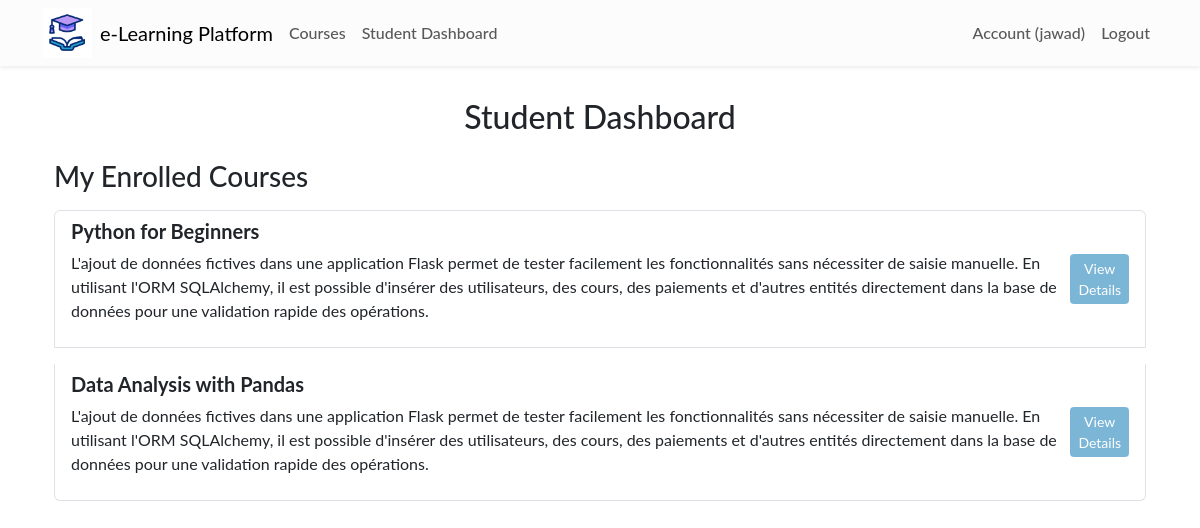
/courses/student/dashboard (signed in), run on the app's committed database.
### app/models.py (models this page shows, shortened)
class User(db.Model, UserMixin):
    id = db.Column(db.Integer, primary_key=True)
    name = db.Column(db.String(50), nullable=False)
    email = db.Column(db.String(120), unique=True, nullable=False)
    role = db.Column(db.String(10))  # 'student' or 'instructor'
    password_hash = db.Column(db.String(128), nullable=False)
    created_at = db.Column(db.DateTime, default=datetime.utcnow)
    lesson_completions = db.relationship('LessonCompletion', back_populates='student', cascade="all, delete-orphan")

class Enrollment(db.Model):
    id = db.Column(db.Integer, primary_key=True)
    student_id = db.Column(db.Integer, db.ForeignKey('user.id'), nullable=False)
    course_id = db.Column(db.Integer, db.ForeignKey('course.id'), nullable=False)
    enrollment_date = db.Column(db.DateTime, default=datetime.utcnow)
    student = db.relationship('User', backref='enrollments', lazy=True)
    course = db.relationship('Course', backref='enrollments', lazy=True)

class Course(db.Model):
    id = db.Column(db.Integer, primary_key=True)
    title = db.Column(db.String(100), nullable=False)
    description = db.Column(db.Text, nullable=False)
    courseImage =db.Column(db.String(50), nullable=False, default='default.jpg')
    price = db.Column(db.Float, nullable=False)
    teacher_id = db.Column(db.Integer, db.ForeignKey('user.id'), nullable=False)
    created_at = db.Column(db.DateTime, default=datetime.utcnow)
    instructor = db.relationship('User', backref='courses', lazy=True)
    lessons = db.relationship('Lesson', back_populates='course', lazy=True)  # Change backref to back_populates
    category_id = db.Column(db.Integer, db.ForeignKey('category.id'), nullable=False)
    category = db.relationship('Category', backref='courses', lazy=True)

### app/routes/course.py (the view)
@bp.route('/student/dashboard')
@login_required
def student_dashboard():
    if current_user.role != 'student':
        flash('Only students can access the dashboard.', 'danger')
        return redirect(url_for('main.index'))
    enrollments = Enrollment.query.filter_by(student_id=current_user.id).all()
    return render_template('dashboard/student_dashboard.html', enrollments=enrollments)

### app/__init__.py (called while the page is built)
def create_app(config_class='config.Config'):
    app = Flask(__name__)
    app.config.from_object(config_class)
    db.init_app(app)
    migrate.init_app(app, db)
    login_manager.init_app(app)
    login_manager.login_view = 'auth.login'
    mail.init_app(app)
    from .models import User
    @login_manager.user_loader
    def load_user(user_id):
        return User.query.get(int(user_id))
    from .routes.main import bp as main_bp
    from .routes.auth import bp as auth_bp
    from .routes.course import bp as course_bp
    from .routes.admin import bp as admin_bp
    from .routes.payment import bp as payment_bp
    app.register_blueprint(main_bp)
    app.register_blueprint(auth_bp)
    app.register_blueprint(course_bp)
    app.register_blueprint(admin_bp)
    app.register_blueprint(payment_bp)
    return app

### app/templates/dashboard/student_dashboard.html
{% extends 'layout.html' %}
{% block content %}
<div class="container mt-4">
    <h2 class="text-center">Student Dashboard</h2>
    <h3 class="mt-4">My Enrolled Courses</h3>
    {% if enrollments %}
    <ul class="list-group">
        {% for enrollment in enrollments %}
        <li class="list-group-item d-flex justify-content-between align-items-center my-2">
            <div>
                <h5><strong>{{ enrollment.course.title }}</strong></h5>
                 <p>{{ enrollment.course.description }}</p>
            </div>
            <a class="btn btn-primary btn-sm"
                href="{{ url_for('course.course_details', course_id=enrollment.course.id) }}">View Details</a>
        </li>
        {% endfor %}
    </ul>
    {% else %}
    <p class="mt-3">You are not enrolled in any courses at the moment.</p>
    {% endif %}
</div>
{% endblock %}

### app/templates/layout.html (shortened to what this page needs)
<!DOCTYPE html>
<html lang="en">
<head>
  <link href="https://cdn.jsdelivr.net/npm/bootstrap@5.3.3/dist/css/bootstrap.min.css" rel="stylesheet"
 />
    <link rel="stylesheet" href="https://cdnjs.cloudflare.com/ajax/libs/font-awesome/6.0.0-beta3/css/all.min.css">
  <link rel="stylesheet" href="{{ url_for('static', filename='css/main.css') }}" />
</head>
<body>
  <nav class="navbar navbar-expand-lg navbar-light bg-light-subtle shadow-sm sticky-top">
    <div class="container ">
      <img width="50px" src="{{ url_for('static', filename='/img/icone.gif') }}" alt="">
      <a class="navbar-brand mx-2" href="{{ url_for('main.index') }}">e-Learning Platform</a>
      <div class="collapse navbar-collapse" id="navbarNav">
        <ul class="navbar-nav me-auto mb-2 mb-lg-0">
          <li class="nav-item">
            <a class="nav-link" href="{{ url_for('course.list_courses') }}">Courses</a>
          </li>
          {% if current_user.is_authenticated %}
          {% if current_user.role == 'instructor' %}
          <li class="nav-item">
            <a class="nav-link" href="{{ url_for('course.instructor_dashboard') }}">Instructor Dashboard</a>
          </li>
          <li class="nav-item">
            <a class="nav-link" href="{{ url_for('course.create_course') }}">Create Course</a>
          </li>
          {% elif current_user.role == 'student' %}
          <li class="nav-item">
            <a class="nav-link" href="{{ url_for('course.student_dashboard') }}">Student Dashboard</a>
          </li>
          {% elif current_user.role == 'admin' %}
          <li class="nav-item">
            <a class="nav-link" href="{{ url_for('admin.admin') }}">Admin Dashboard</a>
          </li>
          <li><a class="nav-link" href="{{ url_for('admin.manage_users') }}">Manage Users</a></li>
          <li><a class="nav-link" href="{{ url_for('course.add_category') }}">Manage Category</a></li>
          {% endif %}
          {% endif %}
        </ul>
        <ul class="navbar-nav ms-auto">
          {% if current_user.is_authenticated %}
          <li class="nav-item">
            <a class="nav-link" href="{{ url_for('auth.account') }}">Account ({{ current_user.name }})</a>
          </li>
          <li class="nav-item">
            <a class="nav-link" href="{{ url_for('auth.logout') }}">Logout</a>
          </li>
          {% endif %}
        </ul>
      </div>
    </div>
  </nav>
  <div class="container mt-2">{% include 'flash_msg.html' %} {% block content %}{% endblock %}</div>
</body>
</html>

### app/static/css/main.css (style rules this page uses)
:root { --vert: #7b9b2b; --roze: #fc83cd33; --blue: #0b76b488; }
* { font-family: 'Lato', sans-serif; }
.nav-link { font-weight: 500; position: relative; border: none; }
@media (min-width: 768px) { .nav-link { font-size: 1rem; } }
@media (min-width: 768px) { .nav-link::before { content: ''; position: absolute; bottom: 0; left: 50%; transform: translatex(-50%); width: 0%; height: 2px; background-color: var(--blue); visibility: hidden; transition: 0.3s ease-in-out; } }
.btn-primary { background-color: var(--blue) ; border: none; }

### data on the page
User: name "jawad"
Enrollment: course "Python for Beginners", course.description "L'ajout de données fictives dans une application Flask permet de tester facilement les fonctionnalités sans nécessiter de saisie manuelle. En utilisant l'ORM SQLAlchemy, il est possible d'insérer des utilisateurs, des cours, des paiements et d'autres entités directement dans la base de données pour une validation rapide des opérations."
Enrollment: course "Data Analysis with Pandas", course.description "L'ajout de données fictives dans une application Flask permet de tester facilement les fonctionnalités sans nécessiter de saisie manuelle. En utilisant l'ORM SQLAlchemy, il est possible d'insérer des utilisateurs, des cours, des paiements et d'autres entités directement dans la base de données pour une validation rapide des opérations."
